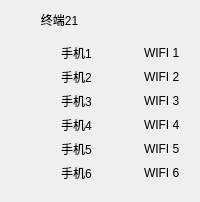
     <widget class="QWidget" name="widget_21" native="true">
      <layout class="QGridLayout" name="gridLayout_23">
       <item row="0" column="0">
        <layout class="QVBoxLayout" name="verticalLayout_22">
         <item>
          <widget class="QLabel" name="label_598">
           <property name="text">
            <string>         终端21</string>
           </property>
          </widget>
         </item>
         <item>
          <widget class="QWidget" name="widget_49" native="true">
           <layout class="QGridLayout" name="gridLayout_49">
            <item row="1" column="0">
             <widget class="LightButton" name="lightButton1_577" native="true"/>
            </item>
            <item row="2" column="0">
             <widget class="LightButton" name="lightButton1_578" native="true"/>
            </item>
            <item row="0" column="2">
             <widget class="LightButton" name="lightButton1_579" native="true"/>
            </item>
            <item row="4" column="2">
             <widget class="LightButton" name="lightButton1_580" native="true"/>
            </item>
            <item row="5" column="0">
             <widget class="LightButton" name="lightButton1_581" native="true"/>
            </item>
            <item row="0" column="0">
             <widget class="LightButton" name="lightButton1_582" native="true"/>
            </item>
            <item row="5" column="2">
             <widget class="LightButton" name="lightButton1_583" native="true"/>
            </item>
            <item row="1" column="2">
             <widget class="LightButton" name="lightButton1_584" native="true"/>
            </item>
            <item row="2" column="2">
             <widget class="LightButton" name="lightButton1_585" native="true"/>
            </item>
            <item row="3" column="2">
             <widget class="LightButton" name="lightButton1_586" native="true"/>
            </item>
            <item row="4" column="0">
             <widget class="LightButton" name="lightButton1_587" native="true"/>
            </item>
            <item row="3" column="0">
             <widget class="LightButton" name="lightButton1_588" native="true"/>
            </item>
            <item row="0" column="3">
             <widget class="QLabel" name="WifiLabel21_1">
              <property name="text">
               <string>WIFI 1</string>
              </property>
             </widget>
            </item>
            <item row="4" column="3">
             <widget class="QLabel" name="WifiLabel21_5">
              <property name="text">
               <string>WIFI 5</string>
              </property>
             </widget>
            </item>
            <item row="3" column="3">
             <widget class="QLabel" name="WifiLabel21_4">
              <property name="text">
               <string>WIFI 4</string>
              </property>
             </widget>
            </item>
            <item row="3" column="1">
             <widget class="QLabel" name="PhoneLabel21_4">
              <property name="text">
               <string>手机4</string>
              </property>
             </widget>
            </item>
            <item row="0" column="1">
             <widget class="QLabel" name="PhoneLabel21_1">
              <property name="text">
               <string>手机1</string>
              </property>
             </widget>
            </item>
            <item row="2" column="1">
             <widget class="QLabel" name="PhoneLabel21_3">
              <property name="text">
               <string>手机3</string>
              </property>
             </widget>
            </item>
            <item row="4" column="1">
             <widget class="QLabel" name="PhoneLabel21_5">
              <property name="text">
               <string>手机5</string>
              </property>
             </widget>
            </item>
            <item row="5" column="1">
             <widget class="QLabel" name="PhoneLabel21_6">
              <property name="text">
               <string>手机6</string>
              </property>
             </widget>
            </item>
            <item row="1" column="1">
             <widget class="QLabel" name="PhoneLabel21_2">
              <property name="text">
               <string>手机2</string>
              </property>
             </widget>
            </item>
            <item row="5" column="3">
             <widget class="QLabel" name="WifiLabel21_6">
              <property name="text">
               <string>WIFI 6</string>
              </property>
             </widget>
            </item>
            <item row="2" column="3">
             <widget class="QLabel" name="WifiLabel21_3">
              <property name="text">
               <string>WIFI 3</string>
              </property>
             </widget>
            </item>
            <item row="1" column="3">
             <widget class="QLabel" name="WifiLabel21_2">
              <property name="text">
               <string>WIFI 2</string>
              </property>
             </widget>
            </item>
           </layout>
          </widget>
         </item>
        </layout>
       </item>
      </layout>
     </widget>
